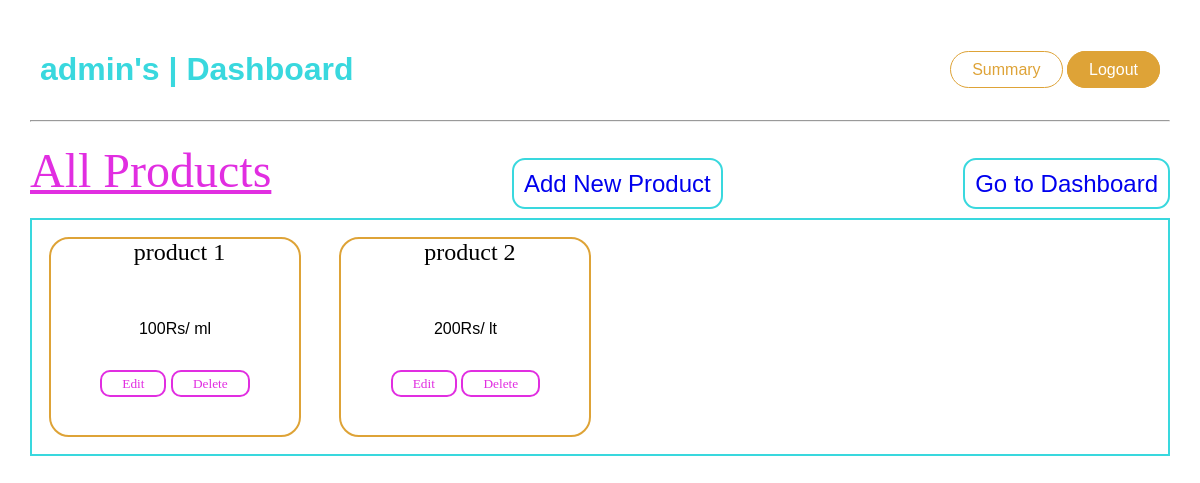
The app's page /editAllProductsFromDB/admin, older data.
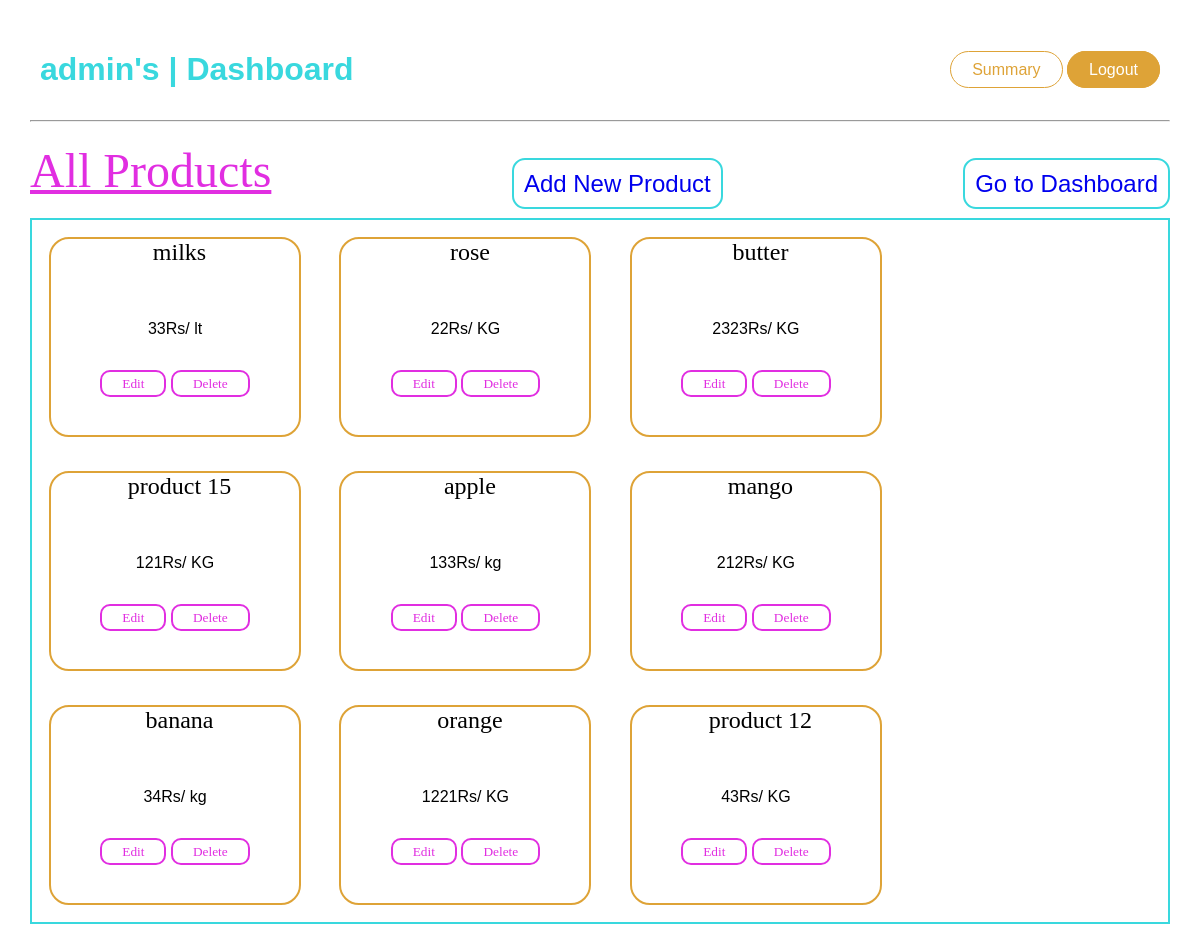
The same page, newer data.
### model.py (models this page shows)
class Product(db.Model):
    id = db.Column(db.Integer(), primary_key=True)
    name = db.Column(db.String(20), nullable=False)
    expiry_date = db.Column(db.Date, nullable=False)
    quantity_type = db.Column(db.String, nullable=False)
    price = db.Column(db.Integer(), nullable=False) #integer or decimal

### app.py (the view)
@app.route('/editAllProductsFromDB/<username>', methods = ['GET', 'POST'])
def editAllProductsFromDB(username):
    if request.method == 'GET':
        products = Product.query.all()
        return render_template("editAllProductsFromDB.html", username=username, products=products)

### templates/editAllProductsFromDB.html (shortened to what this page needs)
<!DOCTYPE html>
<html lang="en">
<head>
    <link rel="stylesheet" href="{{ url_for('static', filename='style.css') }}">
</head>
<body>
    <div class="indexContainer">
        <h1>{{username}}'s | Dashboard</h1>
        <span>
        <a class="summery" href="/">Summary</a>
        <a class="logout" href="/">Logout</a>
        </span>
    </div>
    <hr>
    <div class="adminClass2">
        {% if products|length == 0 %}
            <h1>No products Created Yet!</h1>
            <div class="addButton" title="Click to Add Product">
                <a href="/addProduct/{{username}}">Add New Product</a>
            </div>
        {%else%}
        <div style="display: flex;align-items: flex-end;justify-content: space-between;">
            <div style="font-size: xxx-large;font-family: cursive;color: var(--purple);text-decoration:underline;">All Products</div>
            <div class="addButton" title="Click to Add Product to Database">
                <a href="/addProduct/{{username}}">Add New Product</a>
            </div>
            <div class="addButton" title="Click to go Dashboard">
                <a href="/admin_dashboard/{{username}}">Go to Dashboard</a>
            </div>
        </div>
            <div class="editAllProducts" style="margin-top: 20px;border: 2px solid var(--primary);">
                {% for product in products %}
                    <div class="product">
                        <span class="productName">{{ product.name }}</span><br><br><br><br>
                        <span class="productPrice">{{ product.price }}</span>Rs/
                        <span class="productQuantityType">{{product.quantity_type }}</span><br><br><br>
                        <div class="buttons">
                            <a class="edit" href="/editProduct/{{username}}/{{product.id}}" title="Click to edit this Product">Edit</a>
                            <a class="delete" href="/deleteProduct/{{username}}/{{product.id}}" title="Click to delete product from this Database">Delete</a>
                        </div>
                    </div>
                {% endfor %}
            </div>
        {% endif %}
    </div>
</body>
</html>

Row changes from the older to the newer data that the page shows:
removed Product: name "product 1", price "100", quantity_type "ml"
changed Product "lt": name "product 2" → "milks"; price "200" → "33"
added Product: name "rose", price "22", quantity_type "KG"
added Product: name "butter", price "2323", quantity_type "KG"
added Product: name "product 15", price "121", quantity_type "KG"
added Product: name "apple", price "133", quantity_type "kg"
added Product: name "mango", price "212", quantity_type "KG"
added Product: name "banana", price "34", quantity_type "kg"
added Product: name "orange", price "1221", quantity_type "KG"
added Product: name "product 12", price "43", quantity_type "KG"
